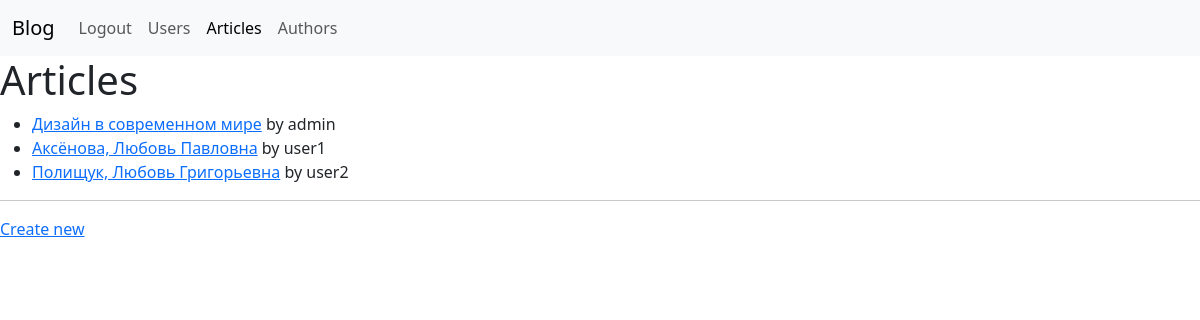
Page /articles/ (signed in) on the committed database.
### blog/models/article.py (models this page shows, shortened)
class Article(db.Model):
    id = Column(Integer, primary_key=True)
    author_id = Column(Integer, ForeignKey('author.id'), nullable=False)
    author = relationship('Author', back_populates='articles')
    title = Column(String(200), nullable=False, default="", server_default="")
    body = Column(Text, nullable=False, default="", server_default="")
    dt_created = Column(DateTime, default=datetime.utcnow, server_default=func.now())
    dt_updated = Column(DateTime, default=datetime.utcnow, onupdate=datetime.utcnow)
    tags = relationship('Tag', secondary=article_tag_association_table, back_populates='articles')

### blog/models/user.py (models this page shows, shortened)
class User(db.Model, UserMixin):
    id=Column(Integer, primary_key=True)
    first_name = Column(String(120), unique=False, nullable=False, default="", server_default="")
    last_name = Column(String(120), unique=False, nullable=False, default="", server_default="")
    username=Column(String(80), unique=True, nullable=False)
    email = Column(String(255), unique=True, nullable=False, default="", server_default="")
    is_staff=Column(Boolean, nullable=False, default=False)
    _password=Column(LargeBinary, nullable=True)
    author=relationship("Author",uselist=False, back_populates='user')
    @property
    def password(self):
        return self._password

### blog/views/articles.py (the view)
@articles_app.route("/articles/", endpoint='list')
def article_list():
    articles=Article.query.all()
    for article in articles:
        print('article.author', article.author)
    return render_template("articles/list.html", articles=articles)

### blog/models/author.py (called while the page is built)
    def __str__(self):
        return self.user.username

### blog/views/auth.py (called while the page is built)
@login_manager.user_loader
def load_user(user_id):
    return User.query.filter_by(id=user_id).one_or_none()

### blog/templates/articles/list.html (shortened to what this page needs)
{% extends 'base.html' %}
{% block body %}
<h1>Articles</h1>
<div>
  <ul>
    {% for article in articles %}
    <li>
      <a href="{{ url_for('articles_app.details', article_id=article.id) }}">{{ article.title }}</a> by {{ article.author }}</li>
    {% endfor %}
  </ul>
  <hr>
<a href="{{ url_for('articles_app.create') }}">Create new</a>
</div>
{% endblock %}

### rows in the picture
Article: title "Дизайн в современном мире", author "admin"
Article: title "Аксёнова, Любовь Павловна", author "user1"
Article: title "Полищук, Любовь Григорьевна", author "user2"

### other values in the picture
{{ label }} "Users" "Articles" "Authors"
